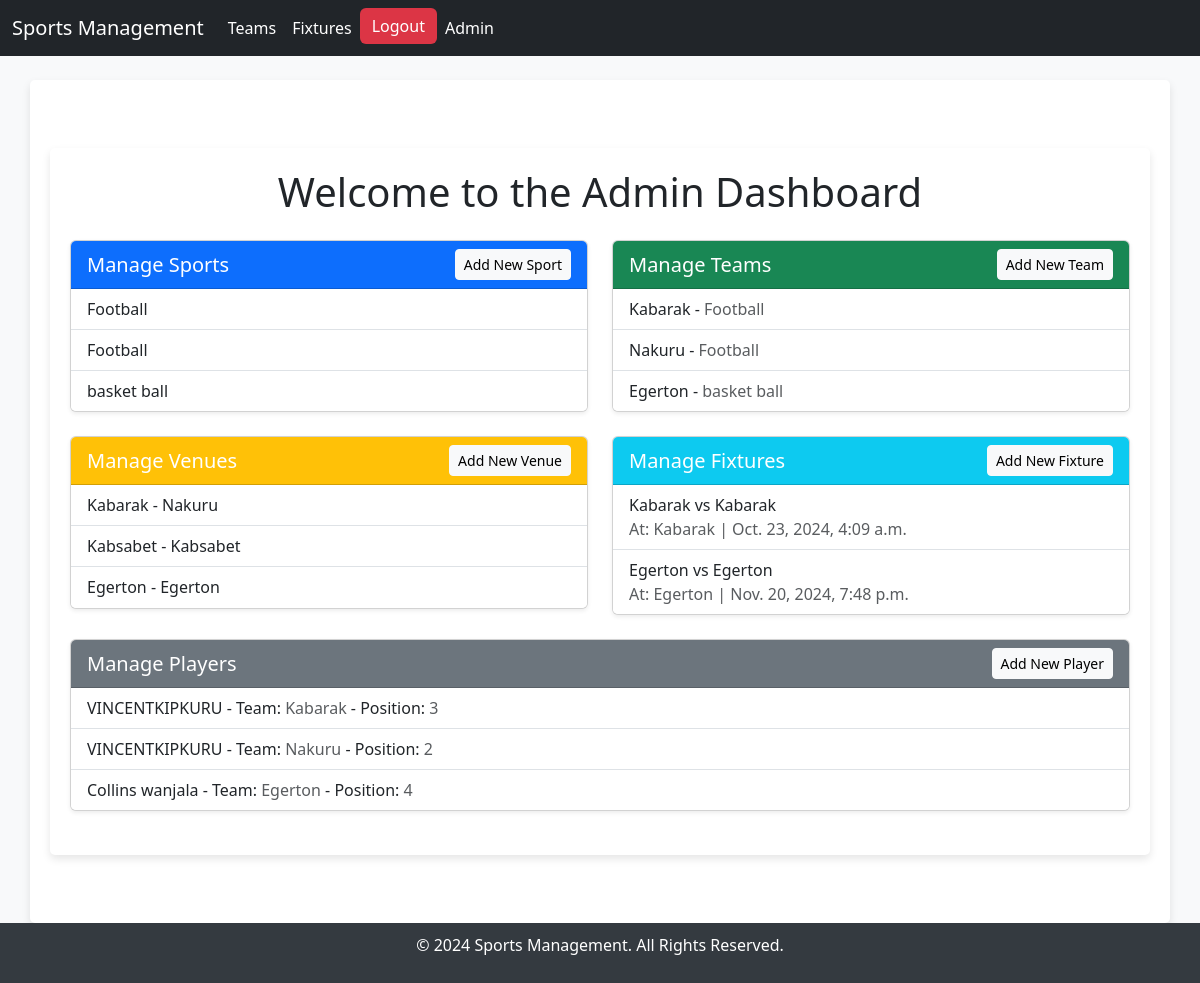
Page /admindashboard/ (signed in) on the committed database.
### sports/models.py (models this page shows, shortened)
class Sport(models.Model):
    name = models.CharField(max_length=100)

class Team(models.Model):
    name = models.CharField(max_length=200)
    coach = models.ForeignKey(User, on_delete=models.CASCADE)
    sport = models.ForeignKey(Sport, on_delete=models.CASCADE)

class Venue(models.Model):
    name = models.CharField(max_length=200)
    location = models.CharField(max_length=300)
    capacity = models.IntegerField()

class Fixture(models.Model):
    sport = models.ForeignKey(Sport, on_delete=models.CASCADE)
    team_home = models.ForeignKey(Team, related_name='home_team', on_delete=models.CASCADE)
    team_away = models.ForeignKey(Team, related_name='away_team', on_delete=models.CASCADE)
    venue = models.ForeignKey(Venue, on_delete=models.CASCADE)
    match_date = models.DateTimeField()
    result = models.CharField(max_length=100, blank=True, null=True)

class Player(models.Model):
    name = models.CharField(max_length=200)
    team = models.ForeignKey(Team, on_delete=models.CASCADE)
    position = models.CharField(max_length=50)
    age = models.IntegerField()

### sports/views.py (the view)
# urls.py: path('admindashboard/', views.admin_dashboard, name='admin_dashboard'),
@login_required
def admin_dashboard(request):
    user_type = UserType.objects.filter(user=request.user).first()
    if not user_type or user_type.user_type != 'admin':
        return redirect('index')
    sports = Sport.objects.all()
    teams = Team.objects.all()
    venues = Venue.objects.all()
    fixtures = Fixture.objects.all().order_by('match_date')
    players = Player.objects.all()
    return render(request, 'admin_dashboard.html', {
        'sports': sports,
        'teams': teams,
        'venues': venues,
        'fixtures': fixtures,
        'players': players
    })

### sports/templates/admin_dashboard.html (shortened to what this page needs)
{% extends 'base.html' %}
{% block content %}
<div class="container my-5">
    <h1 class="text-center mb-4">Welcome to the Admin Dashboard</h1>
    <div class="row">
        <div class="col-md-6 mb-4">
            <div class="card shadow-sm">
                <div class="card-header bg-primary text-white d-flex justify-content-between align-items-center">
                    <h2 class="h5 mb-0">Manage Sports</h2>
                    <a href="{% url 'add_sport' %}" class="btn btn-sm btn-light">Add New Sport</a>
                </div>
                <ul class="list-group list-group-flush">
                  {% for sport in sports %}
                    <li class="list-group-item">
                         {{ sport.name }}
                    </li>
                  {% endfor %}
                </ul>
            </div>
        </div>
        <div class="col-md-6 mb-4">
            <div class="card shadow-sm">
                <div class="card-header bg-success text-white d-flex justify-content-between align-items-center">
                    <h2 class="h5 mb-0">Manage Teams</h2>
                    <a href="{% url 'add_team' %}" class="btn btn-sm btn-light">Add New Team</a>
                </div>
                <ul class="list-group list-group-flush">
                  {% for team in teams %}
                    <li class="list-group-item">
                         {{ team.name }} - <span class="text-muted">{{ team.sport.name }}</span>
                    </li>
                  {% endfor %}
                </ul>
            </div>
        </div>
        <div class="col-md-6 mb-4">
            <div class="card shadow-sm">
                <div class="card-header bg-warning text-white d-flex justify-content-between align-items-center">
                    <h2 class="h5 mb-0">Manage Venues</h2>
                    <a href="{% url 'add_venue' %}" class="btn btn-sm btn-light">Add New Venue</a>
                </div>
                <ul class="list-group list-group-flush">
                  {% for venue in venues %}
                    <li class="list-group-item">
                         {{ venue.name }} - {{ venue.location }}
                        <span class="badge badge-info float-right">Capacity: {{ venue.capacity }}</span>
                    </li>
                  {% endfor %}
                </ul>
            </div>
        </div>
        <div class="col-md-6 mb-4">
            <div class="card shadow-sm">
                <div class="card-header bg-info text-white d-flex justify-content-between align-items-center">
                    <h2 class="h5 mb-0">Manage Fixtures</h2>
                    <a href="{% url 'add_fixture' %}" class="btn btn-sm btn-light">Add New Fixture</a>
                </div>
                <ul class="list-group list-group-flush">
                  {% for fixture in fixtures %}
                    <li class="list-group-item">
                        {{ fixture.team_home.name }} vs {{ fixture.team_away.name }}
                        <br> <span class="text-muted">At: {{ fixture.venue.name }} | {{ fixture.match_date }}</span>
                    </li>
                  {% endfor %}
                </ul>
            </div>
        </div>
        <div class="col-md-12 mb-4">
            <div class="card shadow-sm">
                <div class="card-header bg-secondary text-white d-flex justify-content-between align-items-center">
                    <h2 class="h5 mb-0">Manage Players</h2>
                    <a href="{% url 'add_player' %}" class="btn btn-sm btn-light">Add New Player</a>
                </div>
                <ul class="list-group list-group-flush">
                  {% for player in players %}
                    <li class="list-group-item">
                         {{ player.name }} -
                        Team: <span class="text-muted">{{ player.team.name }}</span> - Position: <span class="text-muted">{{ player.position }}</span>
                    </li>
                  {% endfor %}
                </ul>
            </div>
        </div>
    </div>
</div>
{% endblock %}

### sports/templates/base.html (style rules this page uses)
html, body { height: 100%; margin: 0; }
body { display: flex; flex-direction: column; background-color: #f8f9fa; }
.container { background-color: white; border-radius: 5px; padding: 20px; box-shadow: 0 4px 8px rgba(0, 0, 0, 0.1); flex: 1; }

### rows in the picture
Sport: name "Football"
Sport: name "Football"
Sport: name "basket ball"
Team: name "Kabarak", sport.name "Football"
Team: name "Nakuru", sport.name "Football"
Team: name "Egerton", sport.name "basket ball"
Venue: name "Kabarak", location "Nakuru"
Venue: name "Kabsabet", location "Kabsabet"
Venue: name "Egerton", location "Egerton"
Fixture: team_home.name "Kabarak", team_away.name "Kabarak", venue.name "Kabarak", match_date "Oct. 23, 2024, 4:09 a.m."
Fixture: team_home.name "Egerton", team_away.name "Egerton", venue.name "Egerton", match_date "Nov. 20, 2024, 7:48 p.m."
Player: name "VINCENTKIPKURU", team.name "Kabarak", position "3"
Player: name "VINCENTKIPKURU", team.name "Nakuru", position "2"
Player: name "Collins wanjala", team.name "Egerton", position "4"
